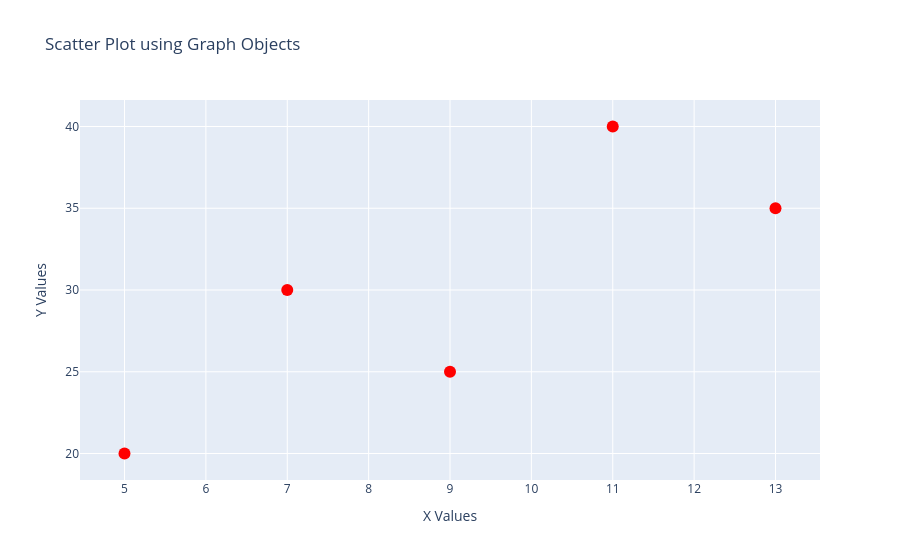

This figure's notebook cell:
### Code cell
# -------------------------------
# Data definition
# -------------------------------
x = [5, 7, 9, 11, 13]                                # X-axis ke values (independent variable)
y = [20, 30, 25, 40, 35]                             # Y-axis ke values (dependent variable)

# -------------------------------
# Figure creation
# -------------------------------
fig = go.Figure(                                    # Ek empty Figure object create kar rahe hain
    data=[                                          # Figure ke andar data (traces) define hote hain
        go.Scatter(                                 # Scatter trace create kar rahe hain
            x=x,                                    # X-axis data assign kiya
            y=y,                                    # Y-axis data assign kiya
            mode='markers',                         # Sirf markers draw honge (no lines)
            marker=dict(                            # Marker ki styling define kar rahe hain
                size=12,                            # Har point ka size
                color='red'                         # Har point ka color
            ),
            name='Points'                           # Trace ka naam (legend mein dikhega)
        )
    ]
)


# -------------------------------
# Layout customization
# -------------------------------
fig.update_layout(                                  # Graph ka overall layout update kar rahe hain
    title="Scatter Plot using Graph Objects",       # Graph ka title
    xaxis_title="X Values",                         # X-axis ka label
    yaxis_title="Y Values"                          # Y-axis ka label
)

# -------------------------------
# Render / display the plot
# -------------------------------
fig.show()                                          # Final interactive graph display karta hai

### Figure 1 — Plotly figure (JSON) as saved in the notebook; plotly's stock layout.template omitted (floating-point values rounded to 4 significant figures)
{"data": [{"marker": {"color": "red", "size": 12}, "mode": "markers", "name": "Points", "type": "scatter", "x": [5, 7, 9, 11, 13], "y": [20, 30, 25, 40, 35]}], "layout": {"title": {"text": "Scatter Plot using Graph Objects"}, "xaxis": {"title": {"text": "X Values"}}, "yaxis": {"title": {"text": "Y Values"}}}}
